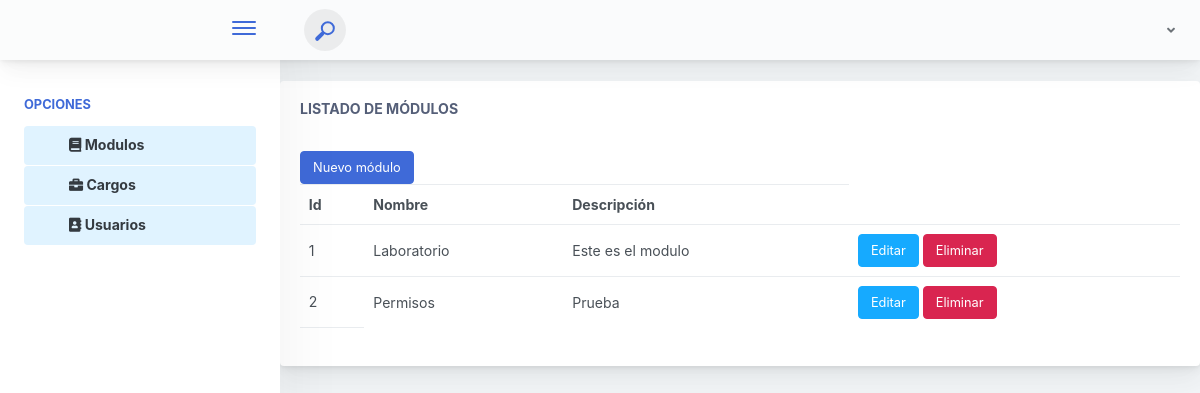
Before: /templates/dashboard.php?p=modulo with the older database file.
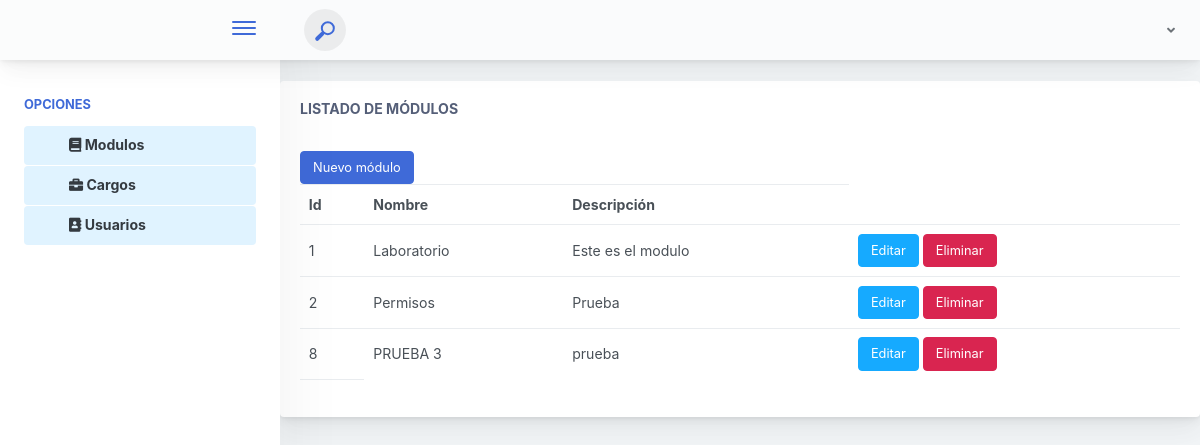
After: the same page with the newer database file.
### tables this page shows
CREATE TABLE `Modulos` (
  `id` int(11) NOT NULL,
  `nombre` text,
  `descripcion` text
);

### templates/modulo.php (the view, shortened to what this page needs)
<?php
    require('../modulos/cnx.php');?>
<div class="main-card mb-3 card" id="cuerpo">
      <div class="card-body"><h5 class="card-title">Listado de módulos</h5>
            <br>
            <button type="button" class="btn btn-primary" data-toggle="modal" data-target="#exampleModal" data-whatever="@mdo">Nuevo módulo</button>
            <table class="mb-0 table" id="tablausuarios">
               <head>
               <tr>
                  <th>Id</th>
                  <th>Nombre</th>
                  <th>Descripción</th>
               </tr>
               </head>
               <body>
               <?php
               $usuario = "SELECT `id`, `nombre`, `descripcion` FROM `modulos`" ;
               $resultado = mysqli_query($conexion,$usuario);
                while ($row = mysqli_fetch_assoc( $resultado))  {?>
                  <tr id ="<?php echo $row['id'] ?>">
                  <td><?php echo $row['id'] ?></td>
                  <td><?php echo $row['nombre'] ?></td>
                  <td><?php echo $row['descripcion'] ?></td>
                  <td> <button  class="btn btn-info"   data-toggle="modal" data-target="#modaleditar" onclick="subireditarmodulo(<?php echo $row['id'] ?>)"> Editar </button>
                  <button   class="btn btn-danger"  onclick="eliminarmodulo(<?php echo $row['id'];?>)">Eliminar </button>
                  </td>
                  </tr>
               <?php }?>
                  <td class="nuevos"></td>
               </body>
            </table>
      </div>
</div>

Changed rows visible on the page:
added modulos: id "8", nombre "PRUEBA 3", descripcion "prueba"
